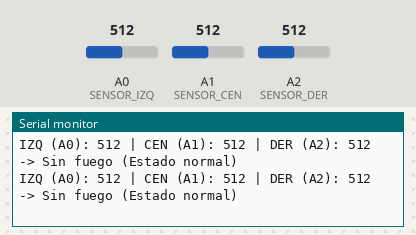
The sketch below on a simulated Arduino Uno, built with avr-gcc and run on an emulated ATmega328P. On the bench: the last lines printed to the serial monitor. The test bench sets the inputs (shaded band); at power-on: A0 (SENSOR_IZQ) = 512, A1 (SENSOR_CEN) = 512, A2 (SENSOR_DER) = 512.

Above: at 1.2 s.
1.3 s: A0 (SENSOR_IZQ) set to 485
At 1.53 s:
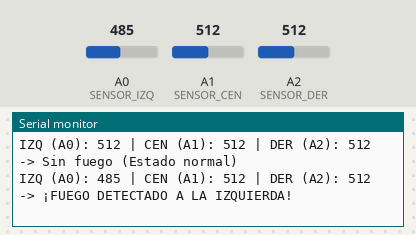
3.4 s: A1 (SENSOR_CEN) set to 496
At 3.45 s:
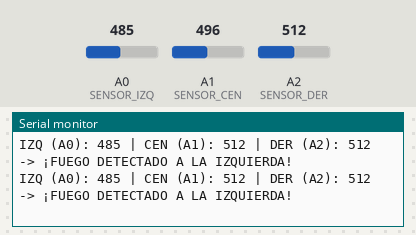
4.9 s: A1 (SENSOR_CEN) set to 468
At 5.38 s:
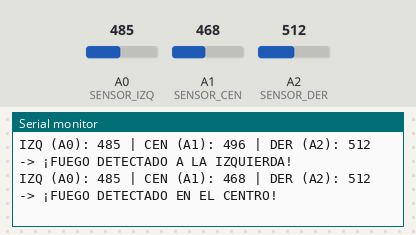
7.3 s: A2 (SENSOR_DER) set to 485
At 7.61 s:
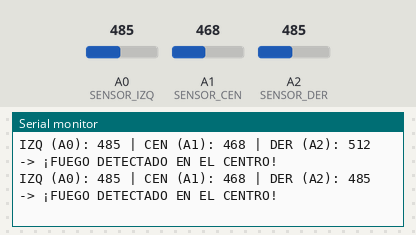
10.3 s: A2 (SENSOR_DER) set to 461
At 10.8 s:
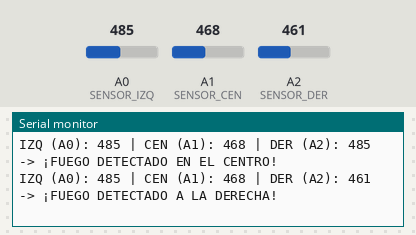

The sketch:

prueba_sensoresflama.ino
```cpp
const int SENSOR_IZQ = A0;
const int SENSOR_CEN = A1;
const int SENSOR_DER = A2;

const int UMBRAL_FUEGO = 500;

void setup() {
  Serial.begin(9600);
  Serial.println("--- Lectura Trío de Sensores de Flama (A0, A1, A2) ---");
}

void loop() {
  int valIzq = analogRead(SENSOR_IZQ);
  int valCen = analogRead(SENSOR_CEN);
  int valDer = analogRead(SENSOR_DER);

  Serial.print("IZQ (A0): ");
  Serial.print(valIzq);
  Serial.print(" | CEN (A1): ");
  Serial.print(valCen);
  Serial.print(" | DER (A2): ");
  Serial.print(valDer);

  if (valIzq < UMBRAL_FUEGO || valCen < UMBRAL_FUEGO || valDer < UMBRAL_FUEGO) {
    if (valCen <= valIzq && valCen <= valDer) {
      Serial.println("  -> ¡FUEGO DETECTADO EN EL CENTRO!");
    } else if (valIzq < valDer) {
      Serial.println("  -> ¡FUEGO DETECTADO A LA IZQUIERDA!");
    } else {
      Serial.println("  -> ¡FUEGO DETECTADO A LA DERECHA!");
    }
  } else {
    Serial.println("  -> Sin fuego (Estado normal)");
  }

  delay(300);
}
```

Measured:
- the behaviour switches between 500 and 499 on A0 (SENSOR_IZQ) (found by bisection; images 0 and 1)
- the behaviour switches between 486 and 485 on A1 (SENSOR_CEN) (found by bisection; images 2 and 3)
- the behaviour switches between 468 and 467 on A2 (SENSOR_DER) (found by bisection; images 4 and 5)
- after the input at 1.3 s, the serial monitor: prints a new line at once (image 1)
- after the input at 4.9 s, the serial monitor: prints a new line after 0.26 s (image 3)
- after the input at 7.3 s, the serial monitor: prints a new line after 0.10 s (image 4)
- after the input at 10.3 s, the serial monitor: prints a new line after 0.29 s (image 5)
